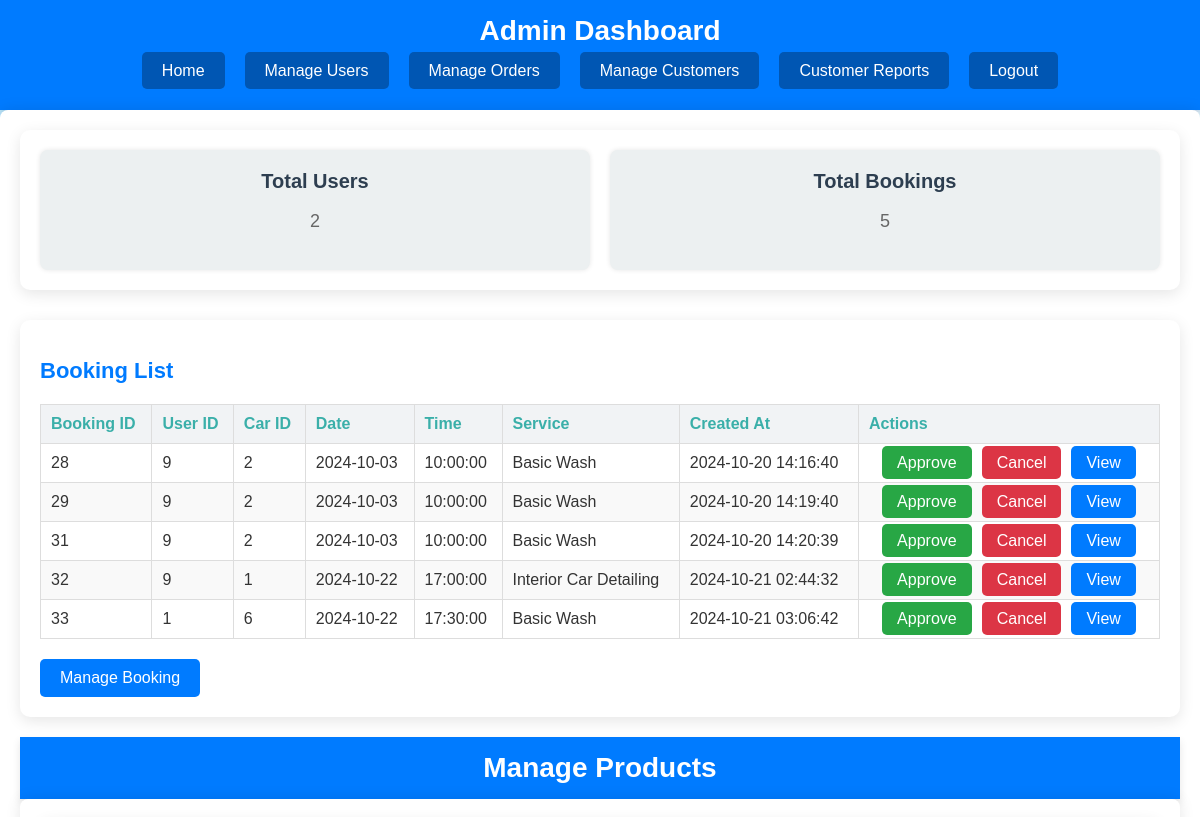
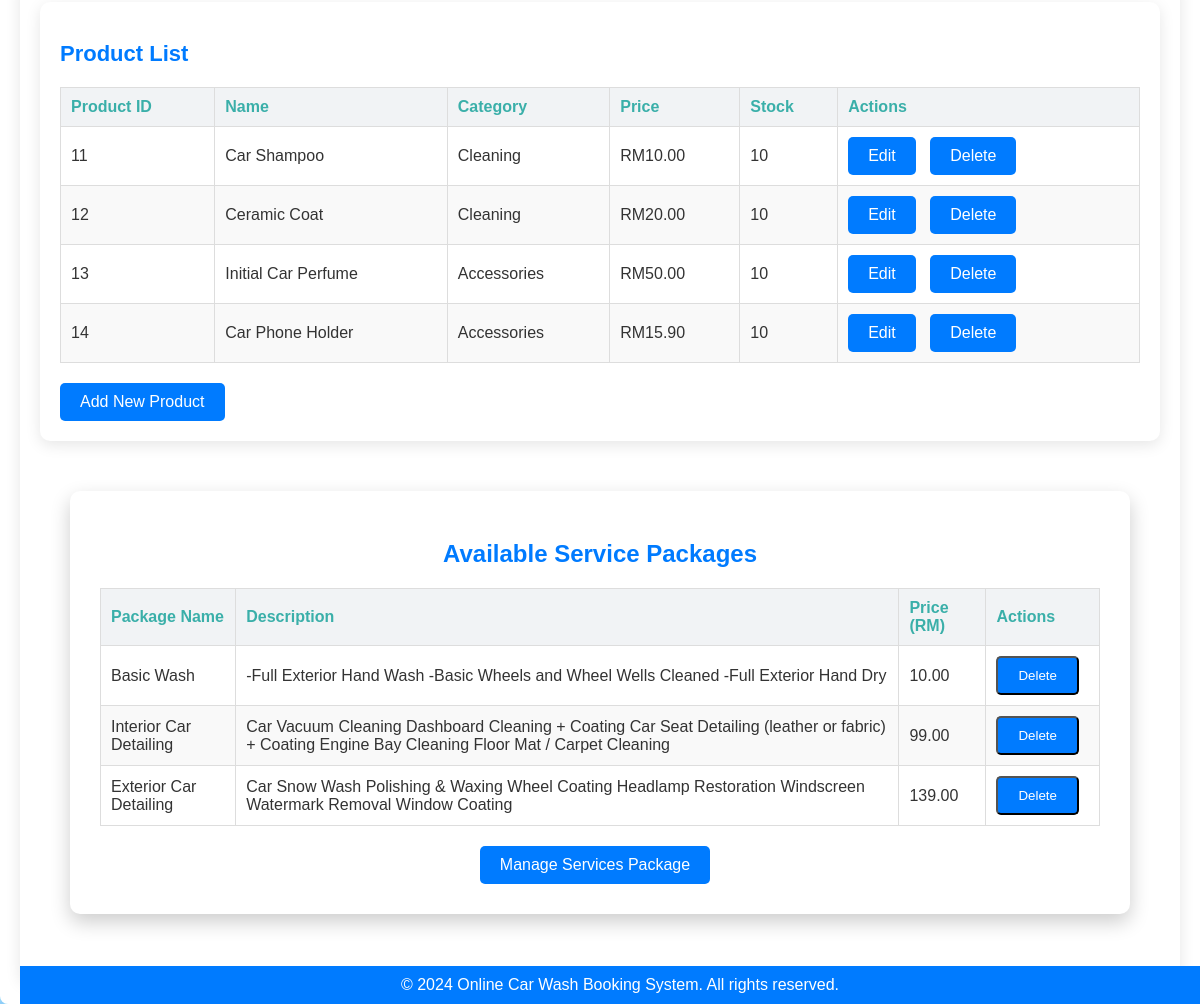
Page /dashboard.php on the committed database (2 pictures, top to bottom).
### tables this page shows
CREATE TABLE `bookings` (
  `booking_id` int(11) NOT NULL,
  `user_id` int(11) NOT NULL,
  `car_id` int(11) NOT NULL,
  `date` date NOT NULL,
  `time` time NOT NULL,
  `service_id` int(11) NOT NULL,
  `created_at` timestamp NOT NULL DEFAULT current_timestamp(),
  `status` varchar(50) DEFAULT 'Pending',
  `customer_request` text NOT NULL
);

CREATE TABLE `service_packages` (
  `service_id` int(11) NOT NULL,
  `name` varchar(255) NOT NULL,
  `description` text DEFAULT NULL,
  `price` decimal(10,2) NOT NULL
);

CREATE TABLE `product` (
  `product_id` int(11) NOT NULL,
  `name` varchar(255) NOT NULL,
  `category` varchar(100) NOT NULL,
  `price` decimal(10,2) NOT NULL,
  `stock` int(11) NOT NULL,
  `description` varchar(300) DEFAULT NULL,
  `image_path` varchar(225) DEFAULT NULL
);

### dashboard.php (the view, shortened to what this page needs)
<!DOCTYPE html>
<html lang="en">
<head>
</head>
<body>
    <?php
    include 'config.php';
    $conn = new mysqli($servername, $username, $password, $dbname);
    $userCountQuery = "SELECT COUNT(*) as total_users FROM users";
    $bookingCountQuery = "SELECT COUNT(*) as total_bookings FROM bookings";
    $userCountResult = $conn->query($userCountQuery);
    $bookingCountResult = $conn->query($bookingCountQuery);
    $totalUsers = $userCountResult->fetch_assoc()['total_users'];
    $totalBookings = $bookingCountResult->fetch_assoc()['total_bookings'];
    ?>
    <header>
        <h1>Admin Dashboard</h1>
        <nav>
            <ul>
                <li><a href="../ITP/dashboard.php" class="active">Home</a></li>
                <li><a href="../ITP/manage_user.php">Manage Users</a></li>
                <li><a href="../ITP/manage_order.php">Manage Orders</a></li>
                <li><a href="../ITP/manage_cust.php">Manage Customers</a></li>
                <li><a href="../ITP/view_reports.php">Customer Reports</a></li>
                <li><a href="../ITP/logout.php">Logout</a></li>
            </ul>
        </nav>
    </header>
    <main>
        <section class="stats">
            <div class="stat-card">
                <h3>Total Users</h3>
                <p><?php echo $totalUsers; ?></p>
            </div>
            <div class="stat-card">
                <h3>Total Bookings</h3>
                <p><?php echo $totalBookings; ?></p>
            </div>
        </section>
        <section>
    <h2>Booking List</h2>
    <table>
        <thead>
            <tr>
                <th>Booking ID</th>
                <th>User ID</th>
                <th>Car ID</th>
                <th>Date</th>
                <th>Time</th>
                <th>Service</th>
                <th>Created At</th>
                <th>Actions</th>
            </tr>
        </thead>
        <tbody>
            <?php
                $conn = new mysqli('localhost', 'root', '', 'carwash');
                $sql = "SELECT b.booking_id, b.user_id, b.car_id, b.date, b.time, s.name AS service_name, b.created_at
                        FROM bookings b
                        JOIN service_packages s ON b.service_id = s.service_id";
                $result = $conn->query($sql);
                if ($result->num_rows > 0) {
                    while($row = $result->fetch_assoc()) {
                        echo "<tr>";
                        echo "<td>" . $row['booking_id'] . "</td>";
                        echo "<td>" . $row['user_id'] . "</td>";
                        echo "<td>" . $row['car_id'] . "</td>";
                        echo "<td>" . $row['date'] . "</td>";
                        echo "<td>" . $row['time'] . "</td>";
                        echo "<td>" . htmlspecialchars($row['service_name']) . "</td>";
                        echo "<td>" . $row['created_at'] . "</td>";
                        echo "<td class='actions'>";
                        echo "<a href='approve_booking.php?id=" . $row['booking_id'] . "' class='action-btn action-approve'>Approve</a>";
                        echo "<a href='cancel_booking.php?id=" . $row['booking_id'] . "' class='action-btn action-cancel'>Cancel</a>";
                        echo "<a href='view_booking.php?id=" . $row['booking_id'] . "' class='action-btn action-view'>View</a>";
                        echo "</td>";
                        echo "</tr>";
                    }
                } else {
                    echo "<tr><td colspan='8'>No bookings found</td></tr>";
                }
            ?>
        </tbody>
    </table>
    <a href="manage_bookings.php" class="button">Manage Booking</a>
</section>
		<?php
$conn = new mysqli('localhost', 'root', '', 'carwash');
$sql = "SELECT * FROM product";
$result = $conn->query($sql);
?>
<!DOCTYPE html>
<html lang="en">
<head>
</head>
<body>
    <header>
        <h1>Manage Products</h1>
    </header>
    <main>
        <section>
            <h2>Product List</h2>
            <table>
                <thead>
                    <tr>
                        <th>Product ID</th>
                        <th>Name</th>
                        <th>Category</th>
                        <th>Price</th>
                        <th>Stock</th>
                        <th>Actions</th>
                    </tr>
                </thead>
                <tbody>
                    <?php
                    if ($result->num_rows > 0) {
                        while($row = $result->fetch_assoc()) {
                            echo "<tr>";
                            echo "<td>" . $row["product_id"] . "</td>";
                            echo "<td>" . $row["name"] . "</td>";
                            echo "<td>" . $row["category"] . "</td>";
                            echo "<td>RM" . $row["price"] . "</td>";
                            echo "<td>" . $row["stock"] . "</td>";
                            echo "<td>
                                <a href='edit_product.php?id=" . $row["product_id"] . "' class='button'>Edit</a>
                                <a href='delete_product.php?id=" . $row["product_id"] . "' class='button' onclick='return confirm(\"Are you sure you want to delete this product?\");'>Delete</a>
                              </td>";
                            echo "</tr>";
                        }
                    } else {
                        echo "<tr><td colspan='6'>No products found</td></tr>";
                    }
                    ?>
                </tbody>
            </table>
            <a href="add_product.php" class="button">Add New Product</a>
        </section>
		<?php
include 'config.php';
$sql = "SELECT * FROM service_packages";
$result = $conn->query($sql);
?>
<!DOCTYPE html>
<html lang="en">
<head>
</head>
<body>
    <div class="container">
    <h2>Available Service Packages</h2>
    <?php if ($result && $result->num_rows > 0): ?>
        <table>
            <thead>
                <tr>
                    <th>Package Name</th>
                    <th>Description</th>
                    <th>Price (RM)</th>
                    <th>Actions</th>
                </tr>
            </thead>
            <tbody>
                <?php while ($row = $result->fetch_assoc()): ?>
                    <tr>
                        <td><?php echo htmlspecialchars($row['name']); ?></td>
                        <td><?php echo htmlspecialchars($row['description']); ?></td>
                        <td><?php echo number_format($row['price'], 2); ?></td>
                        <td>
                            <form action="delete_package.php" method="POST" style="display:inline;">
                                <button type="submit" onclick="return confirm('Are you sure you want to delete this package?');" class="button">Delete</button>
                            </form>
                        </td>
                    </tr>
                <?php endwhile; ?>
            </tbody>
        </table>
    <?php else: ?>
        <p>No service packages available.</p>
    <?php endif; ?>
    <a href="add_package.php" class="button">Manage Services Package</a>
</div>
</body>
</body>
</html>
    </main>
    <footer>
        <p>&copy; 2024 Online Car Wash Booking System. All rights reserved.</p>
    </footer>
</body>
</html>

### dashboard.php (style rules this page uses)
body { font-family: Arial, sans-serif; background-color: #f4f6f9; margin: 0; padding: 0; }
header { background-color: rgba(0, 123, 255, 0.9); color: white; padding: 20px 0; text-align: center; box-shadow: 0 4px 8px rgba(0, 0, 0, 0.1); }
nav ul { list-style: none; padding: 0; margin: 20px 0 0 0; display: flex; justify-content: center; }
nav ul li { margin: 0 15px; }
nav ul li a { text-decoration: none; color: white; padding: 8px 15px; border-radius: 5px; transition: background-color 0.3s ease; }
main { padding: 20px; max-width: 1200px; margin: 20px auto; background-color: #ffffff; box-shadow: 0px 0px 15px rgba(0, 0, 0, 0.1); border-radius: 8px; }
.stats { display: flex; gap: 20px; justify-content: space-around; margin-bottom: 30px; }
.stat-card { background-color: #ecf0f1; padding: 20px; border-radius: 8px; text-align: center; box-shadow: 0px 0px 5px rgba(0, 0, 0, 0.1); flex: 1; }
.stat-card h3 { color: #2d3e50; font-size: 20px; margin: 0 0 10px 0; }
.stat-card p { font-size: 18px; color: #666666; }
table { width: 100%; border-collapse: collapse; margin-top: 20px; }
table th, table td { padding: 15px; text-align: left; border-bottom: 1px solid #ddd; }
table th { background-color: #f1f3f5; color: #3aafa9; }
table td.actions { text-align: center; }
.action-btn { padding: 8px 15px; color: white; border: none; border-radius: 5px; cursor: pointer; text-decoration: none; transition: background-color 0.3s; margin: 0 5px; }
.action-approve { background-color: #28a745; }
.action-cancel { background-color: #dc3545; }
.action-view { background-color: #007bff; }
footer { text-align: center; padding: 20px; background-color: #34495e; color: #ffffff; position: relative; bottom: 0; width: 100%; }
footer p { margin: 0; }
body { font-family: Arial, sans-serif; background: url('images/wallpaper.png') no-repeat center center fixed; background-size: cover; margin: 0; padding: 0; color: #333; }
header { background-color: #007bff; color: white; padding: 15px 0; text-align: center; }
header h1 { margin: 0; font-size: 28px; }
nav ul { list-style: none; padding: 0; margin: 15px 0; display: flex; justify-content: center; }
nav ul li { margin: 0 10px; }
nav ul li a { color: white; text-decoration: none; font-size: 16px; padding: 10px 20px; border-radius: 5px; background-color: #0056b3; transition: background-color 0.3s; }
main { padding: 20px; max-width: 1200px; margin: 0 auto; }
section { background-color: #ffffff; padding: 20px; border-radius: 10px; box-shadow: 0 4px 15px rgba(0, 0, 0, 0.1); margin-bottom: 20px; }
section h2 { color: #007bff; font-size: 22px; margin-bottom: 15px; }
table { width: 100%; border-collapse: collapse; margin-bottom: 20px; }
table thead { background-color: #007bff; color: white; }
table th, table td { padding: 10px; text-align: left; border-bottom: 1px solid #ddd; }
table th { font-weight: bold; }
table tbody tr:nth-child(even) { background-color: #f9f9f9; }
.button { display: inline-block; text-decoration: none; padding: 10px 20px; background-color: #007bff; color: white; border-radius: 5px; transition: background-color 0.3s; margin-right: 10px; }
.container { width: 90%; max-width: 1000px; margin: 50px auto; background-color: #fff; padding: 30px; border-radius: 10px; box-shadow: 0 8px 20px rgba(0, 0, 0, 0.2); text-align: center; }
h2 { color: #007bff; margin-bottom: 20px; }
table { width: 100%; border-collapse: collapse; }
table, th, td { border: 1px solid #ddd; }
th, td { padding: 15px; text-align: left; }
th { background-color: #007bff; color: white; }
tr:nth-child(even) { background-color: #f2f2f2; }
footer { background-color: #007bff; color: white; text-align: center; padding: 10px 0; position: fixed; bottom: 0; width: 100%; }

### rows in the picture
bookings: booking_id "28", user "9", car "2", date "2024-10-03", time "10:00:00", service.name "Basic Wash", created_at "2024-10-20 14:16:40"
bookings: booking_id "29", user "9", car "2", date "2024-10-03", time "10:00:00", service.name "Basic Wash", created_at "2024-10-20 14:19:40"
bookings: booking_id "31", user "9", car "2", date "2024-10-03", time "10:00:00", service.name "Basic Wash", created_at "2024-10-20 14:20:39"
bookings: booking_id "32", user "9", car "1", date "2024-10-22", time "17:00:00", service.name "Interior Car Detailing", created_at "2024-10-21 02:44:32"
bookings: booking_id "33", user "1", car "6", date "2024-10-22", time "17:30:00", service.name "Basic Wash", created_at "2024-10-21 03:06:42"
product: product_id "11", name "Car Shampoo", category "Cleaning", price "10.00", stock "10"
product: product_id "12", name "Ceramic Coat", category "Cleaning", price "20.00", stock "10"
product: product_id "13", name "Initial Car Perfume", category "Accessories", price "50.00", stock "10"
product: product_id "14", name "Car Phone Holder", category "Accessories", price "15.90", stock "10"
service_packages: name "Basic Wash", description "-Full Exterior Hand Wash -Basic Wheels and Wheel Wells Cleaned -Full Exterior Hand Dry", price "10.00"
service_packages: name "Interior Car Detailing", description "Car Vacuum Cleaning Dashboard Cleaning + Coating Car Seat Detailing (leather or fabric) + Coating Engine Bay Cleaning Floor Mat / Carpet Cleaning", price "99.00"
service_packages: name "Exterior Car Detailing", description "Car Snow Wash Polishing & Waxing Wheel Coating Headlamp Restoration Windscreen Watermark Removal Window Coating", price "139.00"

### other values in the picture
$totalUsers "2"
$totalBookings "5"
